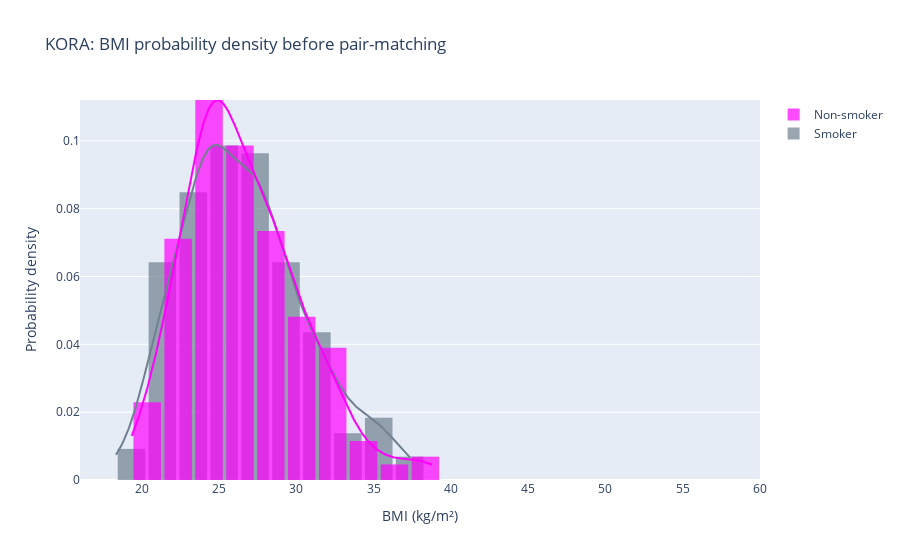
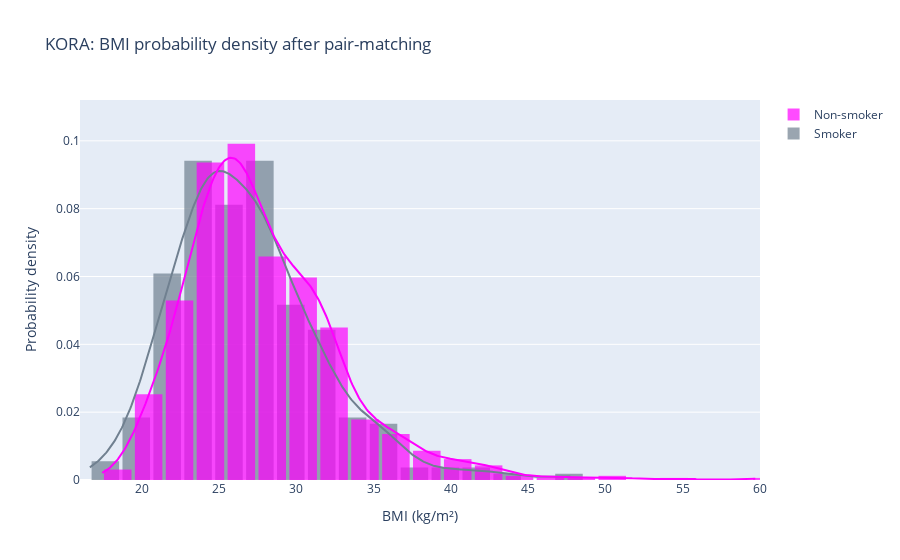

The notebook cell these images were saved under, in order:
### Markdown cell above
### Check BMI before and after pair-matching

### Code cell
import plotly.figure_factory as ff

# Before pair-matching
group_0 = kora_matched_df_final[kora_matched_df_final['smoking_bin'] == 0]
group_1 = kora_matched_df_final[kora_matched_df_final['smoking_bin'] == 1]

# After pair-matching
smoker_df = kora_data[kora_data['smoking_bin'] == 0]
non_smoker_df = kora_data[kora_data['smoking_bin'] == 1]

def clean_bmi(df, col='bmi'):
    """Remove NaN and inf values from BMI column."""
    return df[col].replace([np.inf, -np.inf], np.nan).dropna()

def plot_bmi_dist(hist_data, group_labels, title, colors):
    """Plot probability density for BMI distributions."""
    fig = ff.create_distplot(
        hist_data, 
        group_labels, 
        bin_size=2, 
        show_rug=False,
        histnorm="probability density", 
        colors=colors
    )
    fig.update_layout(
        title_text=title,
        xaxis_title_text="BMI (kg/m²)",
        yaxis_title_text='Probability density',
        bargap=0.1,
        bargroupgap=0.01
    )

    return fig

colors = ['slategray', 'magenta']
group_labels = ['Smoker', 'Non-smoker']

# Before pair-matching
bmi_before = [
    clean_bmi(group_0),
    clean_bmi(group_1)
]

# After pair-matching
bmi_after = [
    clean_bmi(smoker_df),
    clean_bmi(non_smoker_df)
]

bin_size = 2  # keep one source of truth

def trace_ymax(fig):
    import numpy as np
    ymax = 0.0
    for tr in fig.data:
        y = getattr(tr, "y", None)
        if y is None:
            continue
        arr = np.asarray(y, dtype=float)
        if arr.size == 0:
            continue
        arr = arr[np.isfinite(arr)]
        if arr.size:
            ymax = max(ymax, float(arr.max()))
    return ymax

# Global x-range from all BMI values
all_bmi = pd.concat([
    clean_bmi(group_0), clean_bmi(group_1),
    clean_bmi(smoker_df), clean_bmi(non_smoker_df)
])
x_min, x_max = all_bmi.min(), all_bmi.max()
x_min = np.floor(x_min / bin_size) * bin_size
x_max = np.ceil(x_max / bin_size) * bin_size

# Rebuild using the same bin size everywhere
fig_before = plot_bmi_dist(
    [clean_bmi(group_0), clean_bmi(group_1)],
    ['Smoker', 'Non-smoker'],
    'KORA: BMI probability density before pair-matching',
    ['slategray', 'magenta']
)
fig_after = plot_bmi_dist(
    [clean_bmi(smoker_df), clean_bmi(non_smoker_df)],
    ['Smoker', 'Non-smoker'],
    'KORA: BMI probability density after pair-matching',
    ['slategray', 'magenta']
)

# Align axes
y_max = max(trace_ymax(fig_before), trace_ymax(fig_after))
for fig in (fig_before, fig_after):
    fig.update_xaxes(range=[x_min, x_max])
    fig.update_yaxes(range=[0, y_max])

fig_before.show()
fig_after.show()


fig_before.write_image("plots/png/bmi_before.png")
fig_before.write_image("plots/svg/bmi_before.svg")
fig_before.write_html("plots/html/bmi_before.html")

fig_after.write_image("plots/png/bmi_after.png")
fig_after.write_image("plots/svg/bmi_after.svg")
fig_after.write_html("plots/html/bmi_after.html")

### Figure 1 — Plotly figure (JSON) as saved in the notebook; plotly's stock layout.template omitted (floating-point values rounded to 4 significant figures; data arrays with more than 128 entries replaced by an {"elided": "..."} marker saying what was removed)
{"data": [{"autobinx": false, "histnorm": "probability density", "legendgroup": "Smoker", "marker": {"color": "slategray"}, "name": "Smoker", "opacity": 0.7, "type": "histogram", "x": {"elided": "218 float values"}, "xaxis": "x", "xbins": {"end": 37.4, "size": 2, "start": 18.33}, "yaxis": "y"}, {"autobinx": false, "histnorm": "probability density", "legendgroup": "Non-smoker", "marker": {"color": "magenta"}, "name": "Non-smoker", "opacity": 0.7, "type": "histogram", "x": {"elided": "218 float values"}, "xaxis": "x", "xbins": {"end": 38.8, "size": 2, "start": 19.35}, "yaxis": "y"}, {"legendgroup": "Smoker", "marker": {"color": "slategray"}, "mode": "lines", "name": "Smoker", "showlegend": false, "type": "scatter", "x": {"elided": "500 float values"}, "xaxis": "x", "y": {"elided": "500 float values"}, "yaxis": "y"}, {"legendgroup": "Non-smoker", "marker": {"color": "magenta"}, "mode": "lines", "name": "Non-smoker", "showlegend": false, "type": "scatter", "x": {"elided": "500 float values"}, "xaxis": "x", "y": {"elided": "500 float values"}, "yaxis": "y"}], "layout": {"bargap": 0.1, "bargroupgap": 0.01, "barmode": "overlay", "hovermode": "closest", "legend": {"traceorder": "reversed"}, "title": {"text": "KORA: BMI probability density before pair-matching"}, "xaxis": {"anchor": "y2", "domain": [0, 1], "range": [16, 60], "title": {"text": "BMI (kg/m²)"}, "zeroline": false}, "yaxis": {"anchor": "free", "domain": [0, 1], "position": 0, "range": [0, 0.112], "title": {"text": "Probability density"}}}}

### Figure 2 — Plotly figure (JSON) as saved in the notebook; plotly's stock layout.template omitted (floating-point values rounded to 4 significant figures; data arrays with more than 128 entries replaced by an {"elided": "..."} marker saying what was removed)
{"data": [{"autobinx": false, "histnorm": "probability density", "legendgroup": "Smoker", "marker": {"color": "slategray"}, "name": "Smoker", "opacity": 0.7, "type": "histogram", "x": {"elided": "271 float values"}, "xaxis": "x", "xbins": {"end": 47.79, "size": 2, "start": 16.64}, "yaxis": "y"}, {"autobinx": false, "histnorm": "probability density", "legendgroup": "Non-smoker", "marker": {"color": "magenta"}, "name": "Non-smoker", "opacity": 0.7, "type": "histogram", "x": {"elided": "812 float values"}, "xaxis": "x", "xbins": {"end": 59.78, "size": 2, "start": 17.44}, "yaxis": "y"}, {"legendgroup": "Smoker", "marker": {"color": "slategray"}, "mode": "lines", "name": "Smoker", "showlegend": false, "type": "scatter", "x": {"elided": "500 float values"}, "xaxis": "x", "y": {"elided": "500 float values"}, "yaxis": "y"}, {"legendgroup": "Non-smoker", "marker": {"color": "magenta"}, "mode": "lines", "name": "Non-smoker", "showlegend": false, "type": "scatter", "x": {"elided": "500 float values"}, "xaxis": "x", "y": {"elided": "500 float values"}, "yaxis": "y"}], "layout": {"bargap": 0.1, "bargroupgap": 0.01, "barmode": "overlay", "hovermode": "closest", "legend": {"traceorder": "reversed"}, "title": {"text": "KORA: BMI probability density after pair-matching"}, "xaxis": {"anchor": "y2", "domain": [0, 1], "range": [16, 60], "title": {"text": "BMI (kg/m²)"}, "zeroline": false}, "yaxis": {"anchor": "free", "domain": [0, 1], "position": 0, "range": [0, 0.112], "title": {"text": "Probability density"}}}}
